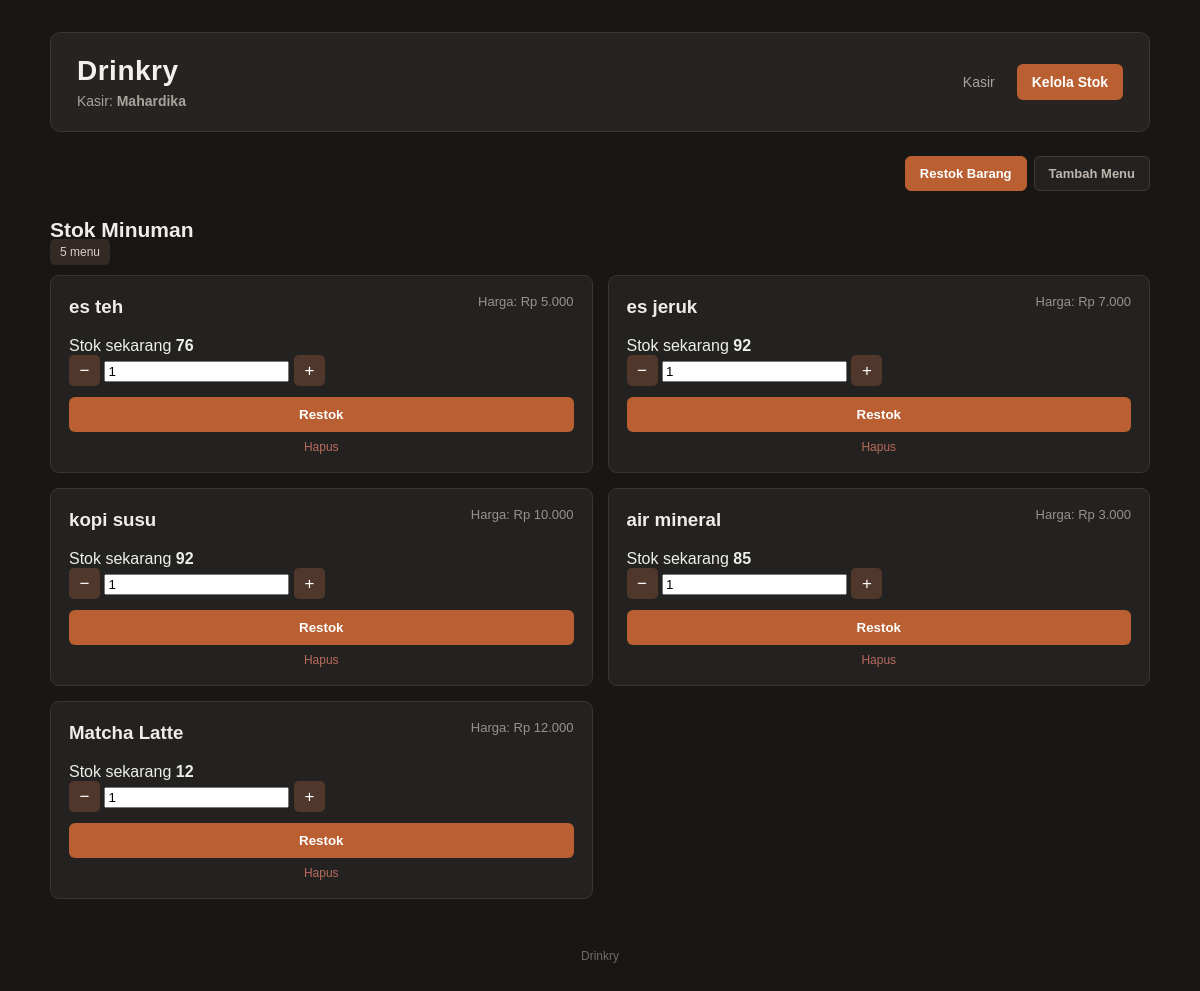
Page /restok.php on the committed database.
### tables this page shows
CREATE TABLE `produk` (
  `id_produk` int(11) NOT NULL,
  `nama_produk` varchar(100) NOT NULL,
  `gambar` varchar(255) DEFAULT NULL,
  `harga` int(11) NOT NULL DEFAULT 0,
  `stok` int(11) NOT NULL DEFAULT 0
);

### restok.php (the view, shortened to what this page needs)
<?php
include 'koneksi.php';
$query_produk = "SELECT id_produk, nama_produk, harga, stok FROM produk";
$result_produk = mysqli_query($conn, $query_produk);
?>
<!DOCTYPE html>
<html lang="id">
<head>
    <link rel="stylesheet" href="style.css">
</head>
<body>
<div class="container">
    <header class="header">
        <div>
            <h1>Drinkry</h1>
            <p>
                Kasir: <strong>Mahardika</strong>
            </p>
        </div>
        <nav class="navbar">
            <a href="index.php">
                Kasir
            </a>
            <a href="restok.php" class="active">
                Kelola Stok
            </a>
        </nav>
    </header>
    <div class="kelola-nav">
        <a href="restok.php" class="kelola-nav-btn active">
            Restok Barang
        </a>
        <a href="tambah_menu.php" class="kelola-nav-btn">
            Tambah Menu
        </a>
    </div>
    <div class="menu-header">
        <div>
            <h2>Stok Minuman</h2>
            <span>
                <?= mysqli_num_rows($result_produk); ?> menu
            </span>
        </div>
    </div>
    <div class="stok-container">
        <?php while ($produk = mysqli_fetch_assoc($result_produk)) { ?>
            <div class="stok-card">
                <div class="stok-info">
                    <h3>
                        <?= htmlspecialchars($produk['nama_produk']); ?>
                    </h3>
                    <p>
                        Harga:
                        Rp <?= number_format($produk['harga'], 0, ',', '.'); ?>
                    </p>
                </div>
                <div class="stok-kanan">
                    <div class="stok-status">
                        <span class="stok-label">
                            Stok sekarang
                        </span>
                        <strong class="<?= $produk['stok'] == 0 ? 'stok-habis' : ''; ?>">
                            <?= $produk['stok']; ?>
                        </strong>
                    </div>
                    <div class="stok-actions">
                        <form action="proses_restok.php" method="POST">
                            <div class="restok-control">
                                <button
                                    type="button"
                                    class="btn-jumlah btn-minus"
                                >
                                    −
                                </button>
                                <input
                                    type="number"
                                    name="jumlah_restock"
                                    min="1"
                                    value="1"
                                    required
                                >
                                <button
                                    type="button"
                                    class="btn-jumlah btn-plus"
                                >
                                    +
                                </button>
                            </div>
                            <button type="submit" class="btn-restok">
                                Restok
                            </button>
                        </form>
                        <a
                            href="hapus_menu.php?id=<?= $produk['id_produk']; ?>"
                            class="btn-hapus"
                            onclick="return confirm('Yakin ingin menghapus menu <?= htmlspecialchars($produk['nama_produk']); ?>?');"
                        >
                            Hapus
                        </a>
                    </div>
                </div>
            </div>
        <?php } ?>
    </div>
    <footer>
        Drinkry
    </footer>
</div>
</body>
</html>

### style.css (style rules this page uses)
* { box-sizing: border-box; }
body { margin: 0; font-family: Arial, Helvetica, sans-serif; background: #181716; color: #eeeeea; }
.container { width: 92%; max-width: 1100px; margin: 32px auto; }
.header { background: #262321; border: 1px solid #3b3531; border-radius: 10px; padding: 22px 26px; display: flex; justify-content: space-between; align-items: center; gap: 20px; }
.header h1 { margin: 0 0 6px; color: #f4f1ec; font-size: 28px; letter-spacing: 0.5px; }
.header p { margin: 0; color: #a9a39d; font-size: 14px; }
.navbar { display: flex; gap: 7px; }
.navbar a { text-decoration: none; color: #aaa39d; padding: 10px 15px; border-radius: 6px; font-size: 14px; transition: 0.2s; }
.navbar a.active { background: #b95f32; color: #ffffff; font-weight: bold; }
.menu-header { margin: 27px 0 15px; display: flex; justify-content: space-between; align-items: center; }
.menu-header h2 { margin: 0; color: #f0ece7; font-size: 21px; }
.menu-header span { background: #332a25; color: #d7cec6; padding: 6px 10px; border-radius: 5px; font-size: 12px; }
.btn-jumlah { width: 31px; height: 31px; border: none; border-radius: 5px; background: #50372b; color: #fff; font-size: 17px; cursor: pointer; }
.kelola-nav { margin-top: 24px; display: flex; justify-content: flex-end; gap: 7px; }
.kelola-nav-btn { text-decoration: none; background: #242220; border: 1px solid #403a36; color: #bdb5ae; padding: 9px 14px; border-radius: 6px; font-size: 13px; font-weight: bold; }
.kelola-nav-btn.active { background: #b95f32; border-color: #b95f32; color: #fff; }
.stok-container { display: grid; grid-template-columns: repeat(2, 1fr); gap: 15px; }
.stok-card { background: #242220; border: 1px solid #393532; border-radius: 9px; padding: 18px; }
.stok-card h3 { margin: 0 0 5px; color: #f0ece7; }
.stok-card p { margin: 0 0 15px; color: #99928c; font-size: 13px; }
.stok-info { display: flex; justify-content: space-between; align-items: center; margin-bottom: 13px; }
.btn-restok { width: 100%; margin-top: 11px; padding: 10px; border: none; border-radius: 6px; background: #b95f32; color: #fff; font-weight: bold; cursor: pointer; }
.btn-hapus { display: block; margin-top: 8px; text-align: center; text-decoration: none; color: #b96a5d; font-size: 12px; }
footer { text-align: center; margin-top: 32px; padding: 18px 0; color: #716b66; font-size: 12px; }

### rows in the picture
produk: nama_produk "es teh", harga "5.000", stok "76"
produk: nama_produk "es jeruk", harga "7.000", stok "92"
produk: nama_produk "kopi susu", harga "10.000", stok "92"
produk: nama_produk "air mineral", harga "3.000", stok "85"
produk: nama_produk "Matcha Latte", harga "12.000", stok "12"

### other values in the picture
mysqli_num_rows($result_produk) "5"
